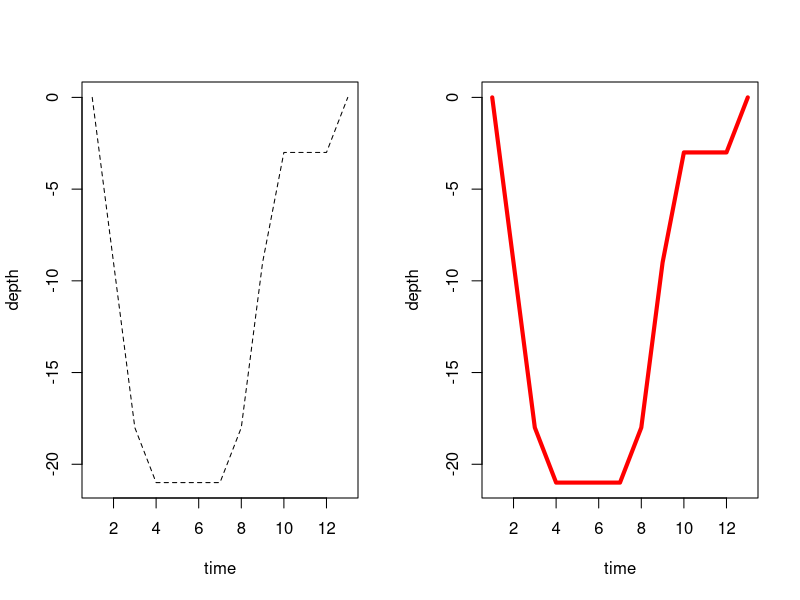

Reproduce this figure in R. (Note: this script raises an error after producing the figure.)
## ----functions-create----------------------------------------------------
f <- function(x, y = 0) {
  z <- x + y
  z
}

## ----functions-002-------------------------------------------------------
formals(f)
body(f)
environment(f)

## ----functions-formals-pairlist------------------------------------------
is.null(pairlist())
is.null(list())

## ----functions-formals-argument------------------------------------------

mean(x = 1:5, trim = 0.1)
mean(1:5, trim = 0.1)
mean(x = 1:5, 0.1)
mean(1:5, 0.1)
mean(trim = 0.1, x = 1:5)

## ----functions-formals-argument2-----------------------------------------
mean(1:5, tr = 0.1)
mean(tr = 0.1, x = 1:5)

## ----functions-formals-arguments3----------------------------------------
mean(c(1, 2, NA))

## ----functions-formals-arguments4----------------------------------------
mean(c(1, 2, NA), na.rm = TRUE)

## ----functions-formals-f-------------------------------------------------
formals(f)

## ----functions-formals-args----------------------------------------------
args(f)

## ----functions-formals-list----------------------------------------------
is.list(formals(mean))

## ----functions-dots------------------------------------------------------
h <- function (x, ...) {0}
formals(h)

## ----functions-dots2-----------------------------------------------------
count_rows <- function(...) {
  list <- list(...)
  lapply(list, nrow)
}

count_rows(airquality, cars)

## ----functions-dots3, fig.height=7, fig.width=7--------------------------
time <-  1:13
depth <-  c(0,9,18,21,21,21,21,18,9,3,3,3,0)

plot_depth <-  function ( time , depth , type = "l", ...){
  plot(time, -depth, type = type, 
       ylab = deparse(substitute(depth)), ...)
}
par(mfrow = c(1, 2))
plot_depth(time, depth, lty = 2)
plot_depth(time, depth, lwd = 4, col = "red")

## ----functions-body-wrong, eval=FALSE------------------------------------
## wrong <- function(x) {x =}

## ----functions-body-right------------------------------------------------
right <- function(x){x+y}

## ----functions-body-right-error, error=TRUE------------------------------
right(x = 2)

## ----functions-environment-userdefined-----------------------------------
f <- function(x){x+1}
environment(f)

## ----functions-environment-package---------------------------------------
environment(mean)

## ----functions-environment-global, error=TRUE----------------------------
f <- function(x){x+1}
x

